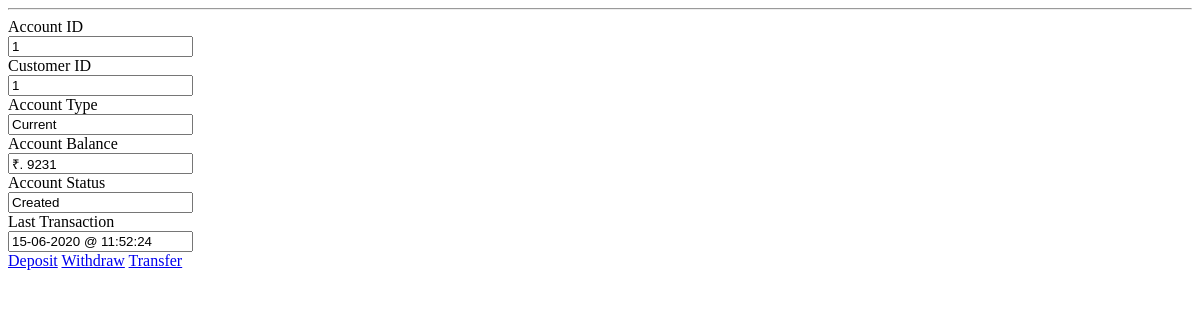
The page /api/acnt_api?acnt_id=1 on the database as committed earlier.
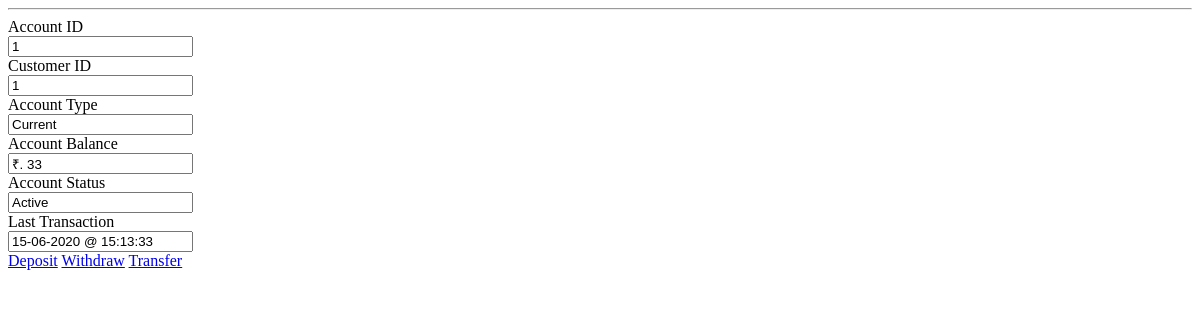
The same page on the database as committed later.
### bank/models.py (models this page shows)
class Account(db.Model):
    acnt_id = db.Column(db.Integer, primary_key=True)
    cust_id = db.Column(db.Integer, db.ForeignKey('customer.cust_id'))
    acnt_type = db.Column(db.String(20), index=False, unique=False)
    acnt_balance = db.Column(db.Integer, index=False, unique=False)
    acnt_status = db.Column(db.String(20), index=False, unique=False)
    acnt_last_tr_date = db.Column(db.DateTime, index=False, unique=False)
    acnt_message = db.Column(db.String(20), index=False, unique=False)

### bank/routes.py (the view)
@app.route('/api/acnt_api')
def acnt_api():
        acnt_id = int(request.args.get('acnt_id'))
        account = db.session.query(Account).filter(Account.acnt_id == acnt_id).first()
        return render_template('includes/acnt_api.html', account=account)

### bank/templates/includes/acnt_api.html
{% if account %}
    <hr>
    <div class="form-horizontal">
        <div class="form-group">
            <label class="control-label col-sm-4 text-left" for="acnt_id">Account ID</label>
            <div class="col-sm-8">
                <input type="text" class="form-control" id="acnt_id" name="acnt_id" value="{{ account.acnt_id }}" readonly>
            </div>
        </div>
        <div class="form-group">
            <label class="control-label col-sm-4" for="cust_id">Customer ID</label>
            <div class="col-sm-8">
                <input type="text" class="form-control" id="cust_id" name="cust_id" value="{{ account.cust_id }}" readonly>
            </div>
        </div>
        <div class="form-group">
            <label class="control-label col-sm-4" for="acnt_type">Account Type</label>
            <div class="col-sm-8">
                <input type="text" class="form-control" id="acnt_type" name="acnt_type" value="{{ account.acnt_type }}" readonly>
            </div>
        </div>
        <div class="form-group">
            <label class="control-label col-sm-4" for="acnt_balance">Account Balance</label>
            <div class="col-sm-8">
                <input type="text" class="form-control" id="acnt_balance" name="acnt_balance" value="₹. {{ account.acnt_balance }}" readonly>
            </div>
        </div>
        <div class="form-group">
            <label class="control-label col-sm-4" for="acnt_status">Account Status</label>
            <div class="col-sm-8">
                <input type="text" class="form-control" id="acnt_status" name="acnt_status" value="{{ account.acnt_status }}" readonly>
            </div>
        </div>
        <div class="form-group">
            <label class="control-label col-sm-4" for="acnt_last_tr_date">Last Transaction</label>
            <div class="col-sm-8">
                <input type="text" class="form-control" id="acnt_last_tr_date" name="acnt_last_tr_date" value="{{ account.acnt_last_tr_date.strftime('%d-%m-%Y @ %H:%M:%S') }}" readonly>
            </div>
        </div>
        <div class="form-group">
            <div class="col-sm-offset-4 col-sm-8">
                <a class="form-control-static btn btn-success" href="{{ url_for('deposit', acnt_id=account.acnt_id) }}">Deposit</a>
                <a class="form-control-static btn btn-primary"  href="{{ url_for('withdraw', acnt_id=account.acnt_id) }}">Withdraw</a>
                <a class="form-control-static btn btn-warning"  href="{{ url_for('transfer', cust_id=account.cust_id) }}">Transfer</a>
            </div>
        </div>
    </div>
{% endif %}

Rows that differ between the two databases and show on the page:
changed Account "Current": acnt_balance "₹. 9231" → "₹. 33"; acnt_status "Created" → "Active"; acnt_last_tr_date "15-06-2020 @ 11:52:24" → "15-06-2020 @ 15:13:33"
